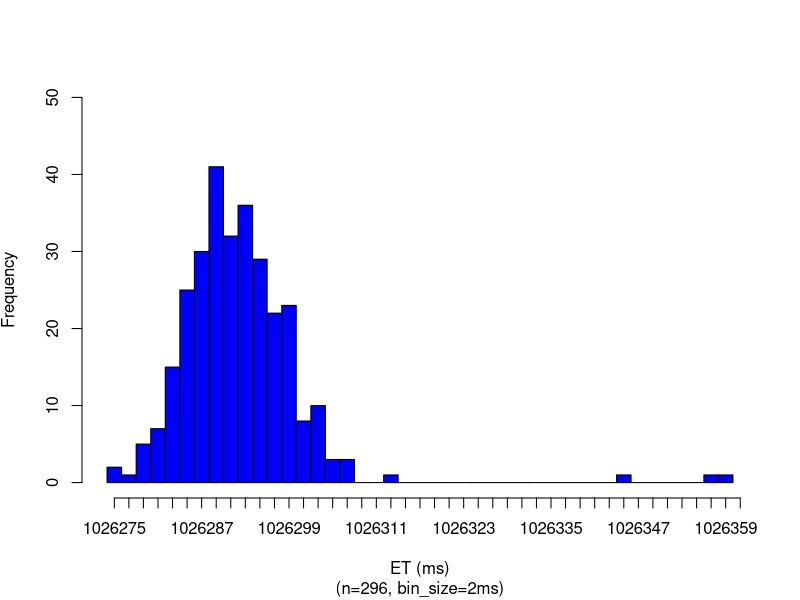
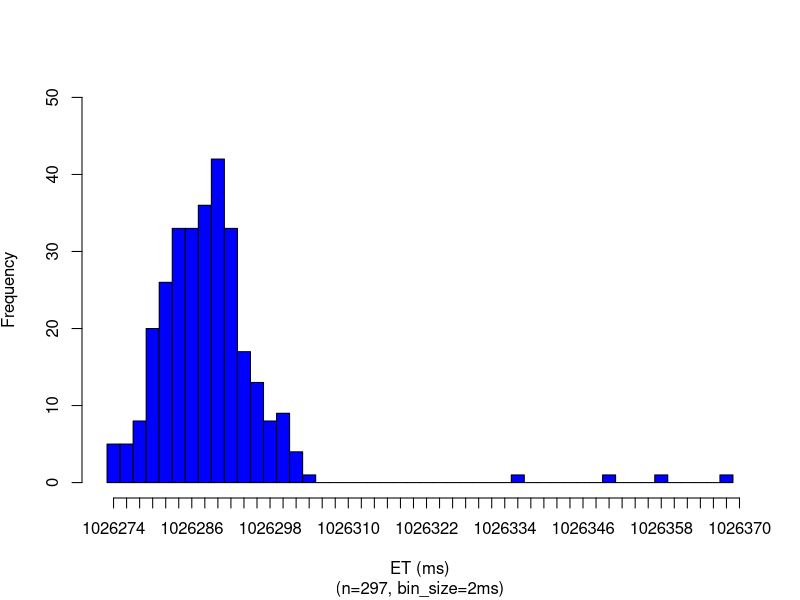
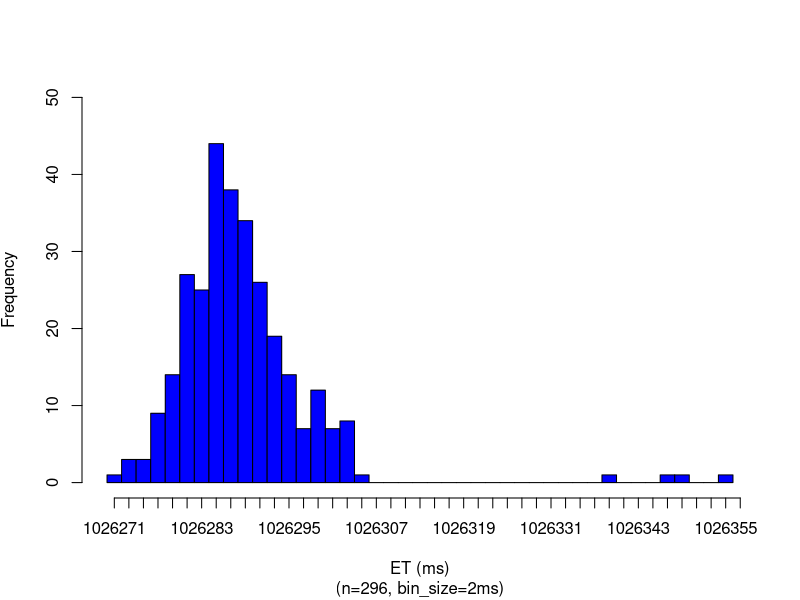

These figures' R source, in order:
### sodb9 
### 1st run
### INC1024 with 300 samples: taking 3.5 days.
x = read.csv(file="1024_sec1.dat",head=TRUE,sep="\t")
setEPS()
postscript("1024_sec_et_hist1.eps")
x <- subset(x, x$ITERNUM != 40 & x$ITERNUM != 124 & x$ITERNUM != 207 & x$ITERNUM != 292)
x_up = mean(x$METIME) + 2*sd(x$METIME)
x_dn = mean(x$METIME) - 2*sd(x$METIME)
binsize=2
#x = subset(x, x$METIME >= x_dn & x$METIME <= x_up)
xmin <-min(x$METIME)
xmin
xmax <-max(x$METIME)
xmax
nbins <- ceiling((xmax-xmin) / binsize)
h = hist(x$METIME, right=F, breaks=seq(xmin,xmax+binsize,binsize),plot=F)
ymax <- max(h$counts)
ymax <- ceiling(ymax/100)*100
ymax <- max(h$counts)
ymax <- 50
plot(h, xaxt="n",freq=TRUE,ylim=c(0,ymax), col="blue", main='', 
sub=paste("(n=",nrow(x),", bin_size=",binsize,"ms)",sep=""), 
xlab='ET (ms)', ylab=expression('Frequency'))
axis(side=1,at=seq(min(h$mids),max(h$mids)+binsize,binsize),labels=seq(ceiling(min(h$mids)),ceiling(max(h$mids))+binsize,binsize))
dev.off()

x = read.csv(file="1024_sec2.dat",head=TRUE,sep="\t")
setEPS()
postscript("1024_sec_et_hist2.eps")
x <- subset(x, x$ITERNUM != 75 & x$ITERNUM != 159 & x$ITERNUM != 243)
x_up = mean(x$METIME) + 2*sd(x$METIME)
x_dn = mean(x$METIME) - 2*sd(x$METIME)
binsize=2
#x = subset(x, x$METIME >= x_dn & x$METIME <= x_up)
xmin <-min(x$METIME)
xmin
xmax <-max(x$METIME)
xmax
nbins <- ceiling((xmax-xmin) / binsize)
h = hist(x$METIME, right=F, breaks=seq(xmin,xmax+binsize,binsize),plot=F)
ymax <- max(h$counts)
ymax <- ceiling(ymax/100)*100
ymax <- max(h$counts)
ymax <- 50
plot(h, xaxt="n",freq=TRUE,ylim=c(0,ymax), col="blue", main='', 
sub=paste("(n=",nrow(x),", bin_size=",binsize,"ms)",sep=""), 
xlab='ET (ms)', ylab=expression('Frequency'))
axis(side=1,at=seq(min(h$mids),max(h$mids)+binsize,binsize),labels=seq(ceiling(min(h$mids)),ceiling(max(h$mids))+binsize,binsize))
dev.off()

x = read.csv(file="1024_sec3.dat",head=TRUE,sep="\t")
setEPS()
postscript("1024_sec_et_hist3.eps")
x <- subset(x, x$ITERNUM != 27 & x$ITERNUM != 111 & x$ITERNUM != 195 & x$ITERNUM != 280)
x_up = mean(x$METIME) + 2*sd(x$METIME)
x_dn = mean(x$METIME) - 2*sd(x$METIME)
binsize=2
#x = subset(x, x$METIME >= x_dn & x$METIME <= x_up)
xmin <-min(x$METIME)
xmin
xmax <-max(x$METIME)
xmax
nbins <- ceiling((xmax-xmin) / binsize)
h = hist(x$METIME, right=F, breaks=seq(xmin,xmax+binsize,binsize),plot=F)
ymax <- max(h$counts)
ymax <- ceiling(ymax/100)*100
ymax <- max(h$counts)
ymax <- 50
plot(h, xaxt="n",freq=TRUE,ylim=c(0,ymax), col="blue", main='', 
sub=paste("(n=",nrow(x),", bin_size=",binsize,"ms)",sep=""), 
xlab='ET (ms)', ylab=expression('Frequency'))
axis(side=1,at=seq(min(h$mids),max(h$mids)+binsize,binsize),labels=seq(ceiling(min(h$mids)),ceiling(max(h$mids))+binsize,binsize))
dev.off()
